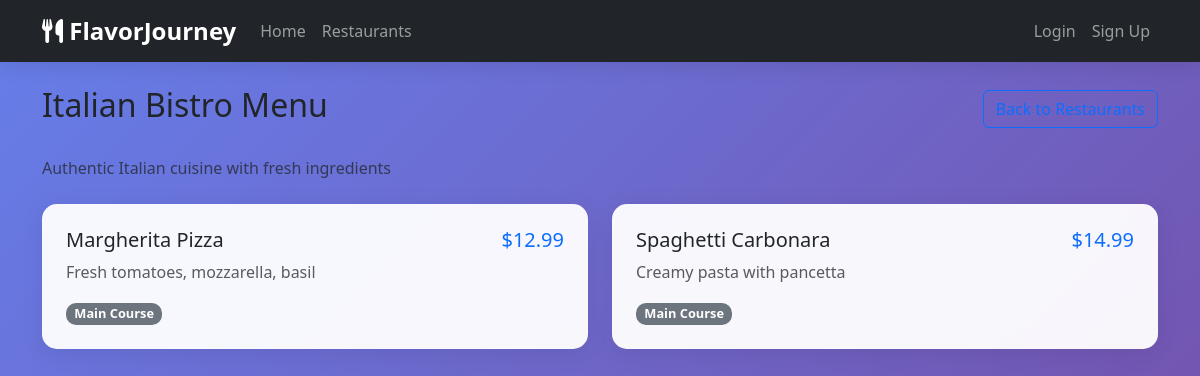
Before: /menu/1 with the older database file.
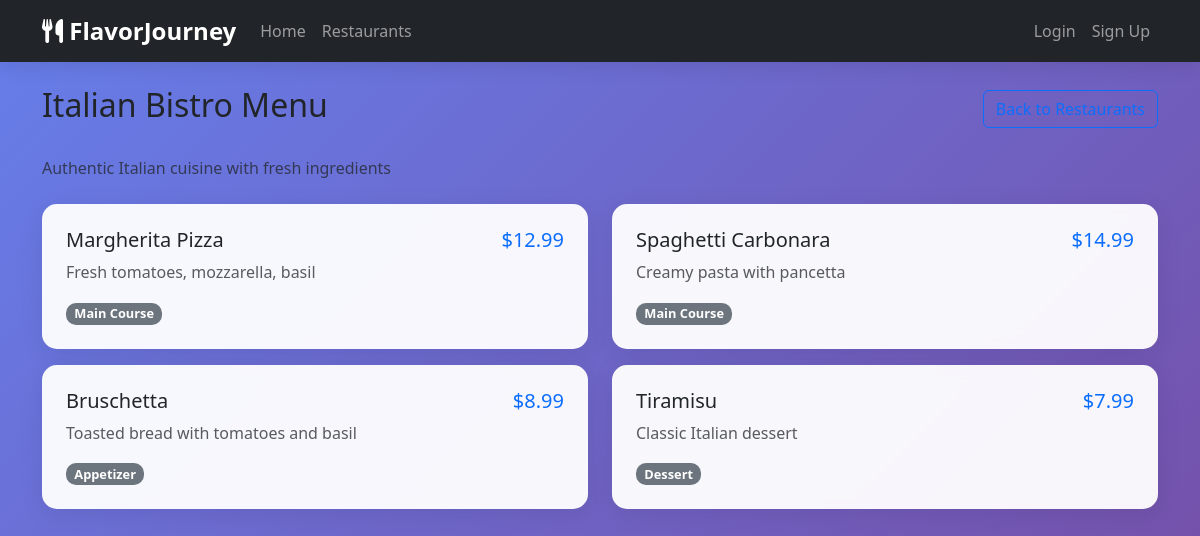
After: the same page with the newer database file.
### models.py (models this page shows)
class MenuItem(db.Model):
    id = db.Column(db.Integer, primary_key=True)
    name = db.Column(db.String(100), nullable=False)
    description = db.Column(db.Text)
    price = db.Column(db.Float, nullable=False)
    category = db.Column(db.String(50))
    image_url = db.Column(db.String(200))
    is_available = db.Column(db.Boolean, default=True)
    restaurant_id = db.Column(db.Integer, db.ForeignKey('restaurant.id'), nullable=False)
    created_at = db.Column(db.DateTime, default=lambda: datetime.now(timezone.utc))

### app.py (the view)
@app.route('/menu/<int:restaurant_id>')
def menu(restaurant_id):
    restaurant = Restaurant.query.get_or_404(restaurant_id)
    menu_items = MenuItem.query.filter_by(restaurant_id=restaurant_id).all()
    return render_template('menu.html', restaurant=restaurant, menu_items=menu_items)

### templates/menu.html (shortened to what this page needs)
{% extends "base.html" %}
{% block content %}
<div class="d-flex justify-content-between align-items-center mb-4">
    <h2>{{ restaurant.name }} Menu</h2>
    <a href="{{ url_for('restaurants') }}" class="btn btn-outline-primary">Back to Restaurants</a>
</div>
<p class="text-muted mb-4">{{ restaurant.description }}</p>
<div class="row">
    {% for item in menu_items %}
    <div class="col-md-6 mb-3">
        <div class="card menu-item-card">
            <div class="card-body">
                <div class="d-flex justify-content-between align-items-start">
                    <div>
                        <h5 class="card-title">{{ item.name }}</h5>
                        <p class="card-text text-muted">{{ item.description }}</p>
                        <span class="badge bg-secondary">{{ item.category }}</span>
                    </div>
                    <div class="text-end">
                        <span class="h5 text-primary">${{ "%.2f"|format(item.price) }}</span>
                    </div>
                </div>
            </div>
        </div>
    </div>
    {% endfor %}
</div>
{% endblock %}

Changed rows visible on the page:
now on this page (row edited): MenuItem: name "Bruschetta", description "Toasted bread with tomatoes and basil", category "Appetizer", price "8.99"
now on this page (row edited): MenuItem: name "Tiramisu", description "Classic Italian dessert", category "Dessert", price "7.99"
